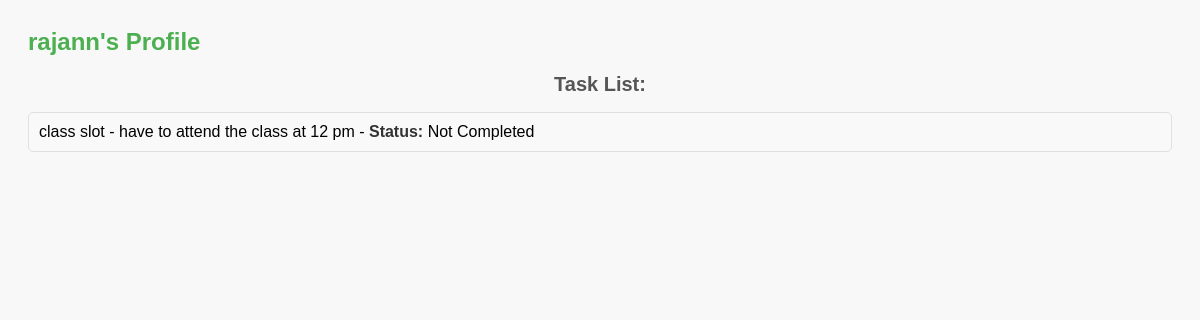
The page /profile/ (signed in) on the database as committed earlier.
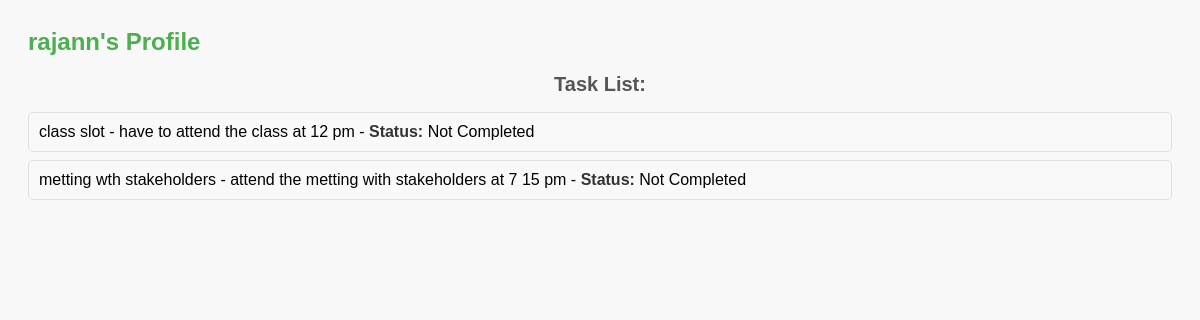
The same page on the database as committed later.
### todoprojectapp/models.py (models this page shows, shortened)
class Task(models.Model):
    user = models.ForeignKey(User, on_delete=models.CASCADE)
    name = models.CharField(max_length=255)
    description = models.TextField(blank=True, null=True)
    is_completed = models.BooleanField(default=False)
    created_at = models.DateTimeField(auto_now_add=True)

### todoprojectapp/views.py (the view)
# urls.py: path('profile/', views.user_profile, name='user_profile'),
@login_required
def user_profile(request):
    tasks = Task.objects.filter(user=request.user)
    return render(request, 'user_profile.html', {'tasks': tasks})

### todoprojectapp/templates/user_profile.html
{% load static %}
<html>
    <head>
        {% load static %}
            <link rel="stylesheet" type="text/css" href="{% static 'css/style.css' %}">
    </head>
<body>
    <div class="user-profile">
<h1>{{ request.user.username }}'s Profile</h1>
<h2>Task List:</h2>
<ul>
    {% for task in tasks %}
        <li>
            {{ task.name }} - {{ task.description }}
        {% if task.is_completed %}
                - <strong>Status:</strong> Completed
            {% else %}
                - <strong>Status:</strong> Not Completed
            {% endif %}
        </li>
    {% empty %}
        <li>No tasks available.</li>
    {% endfor %}
</ul>
</div>
</body>
</html>

### todoprojectapp/static/css/style.css (style rules this page uses)
body { font-family: Arial, sans-serif; background-color: #f8f8f8; padding: 20px; }
h1, h2 { color: #333366; }
h2 { text-align: center; font-size:29px; }
.user-profile h1 { color: #4CAF50; font-size: 24px; margin-bottom: 10px; }
.user-profile h2 { color: #555555; font-size: 20px; margin-bottom: 8px; }
.user-profile ul { list-style-type: none; padding-left: 0; }
.user-profile li { background-color: #f9f9f9; border: 1px solid #e0e0e0; border-radius: 5px; margin-bottom: 8px; padding: 10px; }
.user-profile li strong { color: #333333; }

Rows that differ between the two databases and show on the page:
added Task: name "metting wth stakeholders", description "attend the metting with stakeholders at 7 15 pm", shows "Status:", is_completed "Not Completed"
